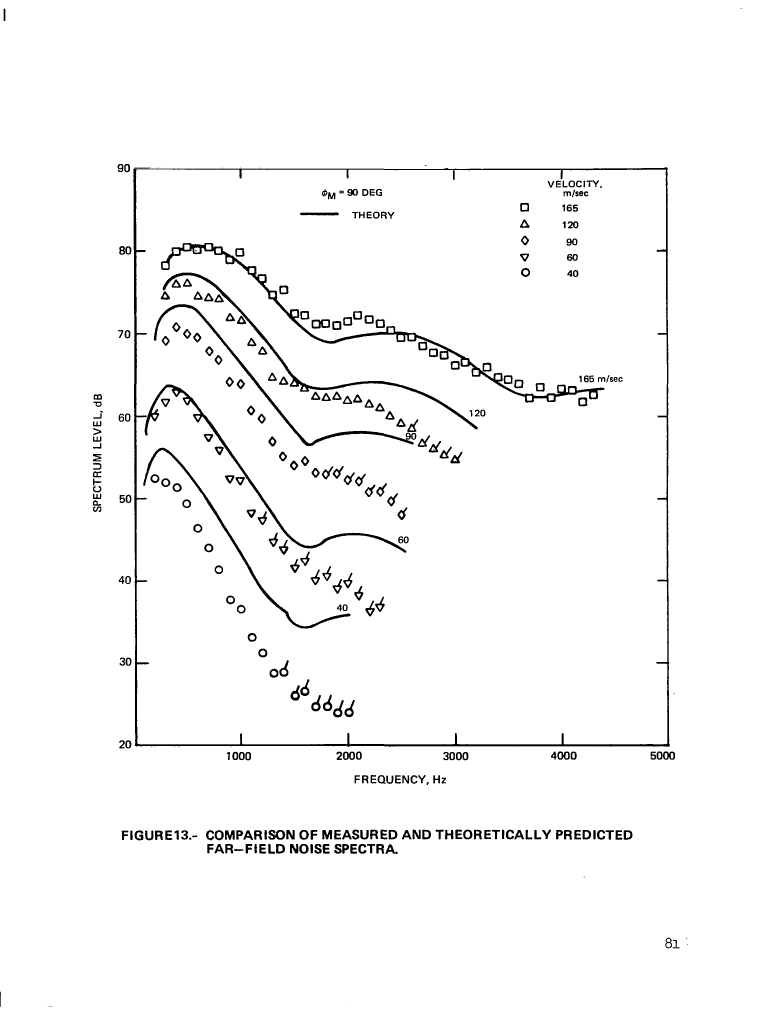
#> input picture post/acoustics/expdata/pa76_png/p086.png, 2320 x 3040 px (shown at 1/3 size)
$ python pa_extract.py
#> lines starting #> are read from the running program, lines starting #| are printed output that depends on the picture; after the words box and inside, x2 and y2 are one past the last pixel; in counts of white or black regions, pixels touching at a corner belong together
#!/usr/bin/env python3
"""Extract measured symbols from Paterson-Amiet CR-2733 fig 13 (p086.png,
300 dpi scan) by detecting the WHITE INTERIOR HOLES of the open plotting
symbols (squares/triangles/diamonds/circles) - robust to symbols touching
the theory curves and to the little background flags.

Classification of the hole shape:
  circle   : 4-fold symmetric, filled corner fraction high, round
  square   : corners filled (extent ~1 in bbox), aspect ~1
  diamond  : rotated square: extent ~0.5, aspect ~1
  tri_up   : centroid BELOW bbox centre (mass at bottom), extent ~0.5
  tri_dn   : centroid ABOVE bbox centre
Outputs PatersonAmiet_fig13_<label>.csv (f_Hz, SPL_dB) per series +
overlay proof pa76_png/fig13_check.png.
"""
import numpy as np
from PIL import Image, ImageDraw
from scipy import ndimage

X0, PXHZ = 406.0, (2000.0 - 406.0) / 5000.0
Y0, PXDB = 505.0, (2232.0 - 505.0) / 70.0
im = Image.open("pa76_png/p086.png").convert("L")
#> im: PIL image 2320x3040 L; 97.3% white; 338 black regions (30 under 20 px), largest, box (x1, y1, x2, y2) and area: (400, 502, 2009, 2241) 37170, (483, 729, 1813, 1208) 18208, (434, 1153, 1219, 1658) 10137
a = np.asarray(im)
# plot interior only
box = (slice(int(Y0) + 2, 2232 - 2), slice(int(X0) + 2, 2000 - 2))
dark = a[box] < 128
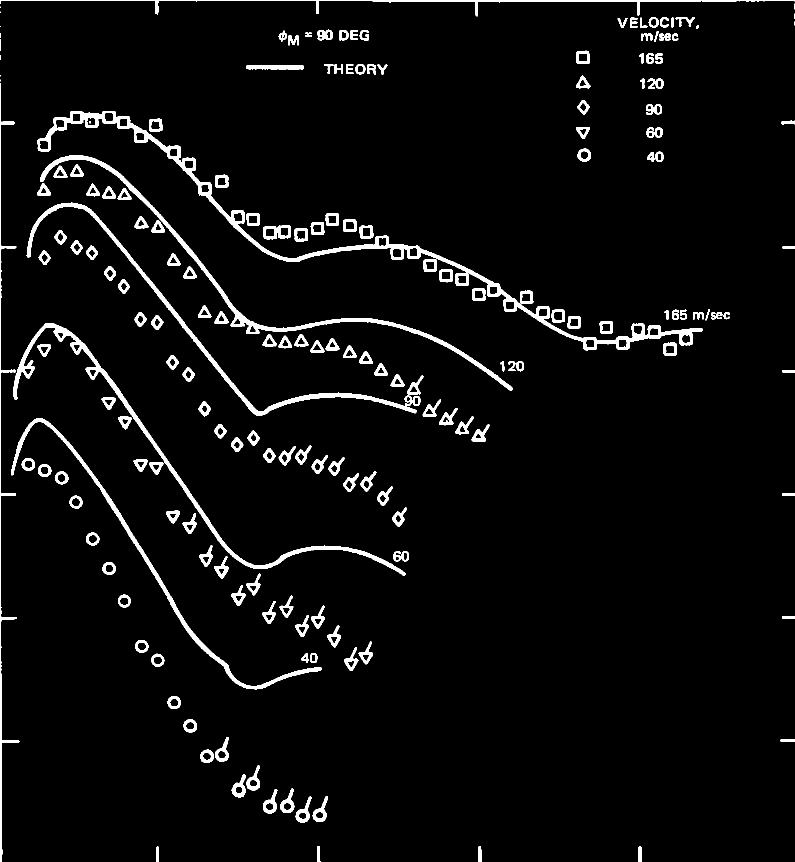
#> dark: shape (1723, 1590) bool (shown at 1/2 size); 4.3% white; 191 white regions (13 under 20 px), largest, box (x1, y1, x2, y2) and area: (75, 222, 1405, 701) 18208, (26, 646, 811, 1151) 10137, (80, 311, 1025, 781) 9631
# white regions NOT connected to the plot border = candidate holes
white = ~dark
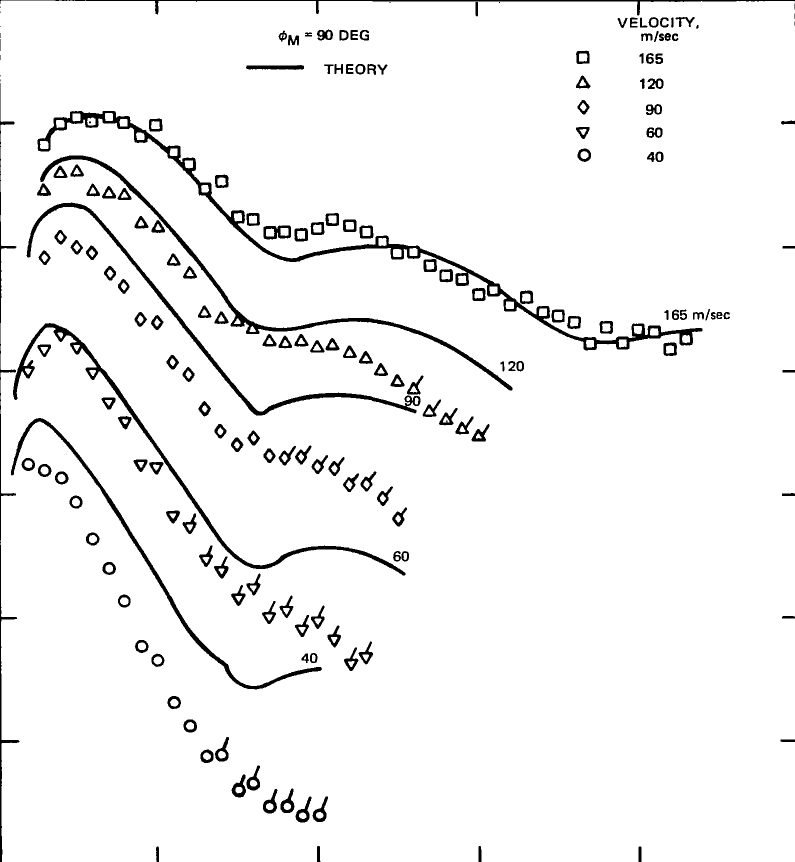
#> white: shape (1723, 1590) bool (shown at 1/2 size); 95.7% white; 191 black regions (13 under 20 px), largest, box (x1, y1, x2, y2) and area: (75, 222, 1405, 701) 18208, (26, 646, 811, 1151) 10137, (80, 311, 1025, 781) 9631
lab, n = ndimage.label(white)
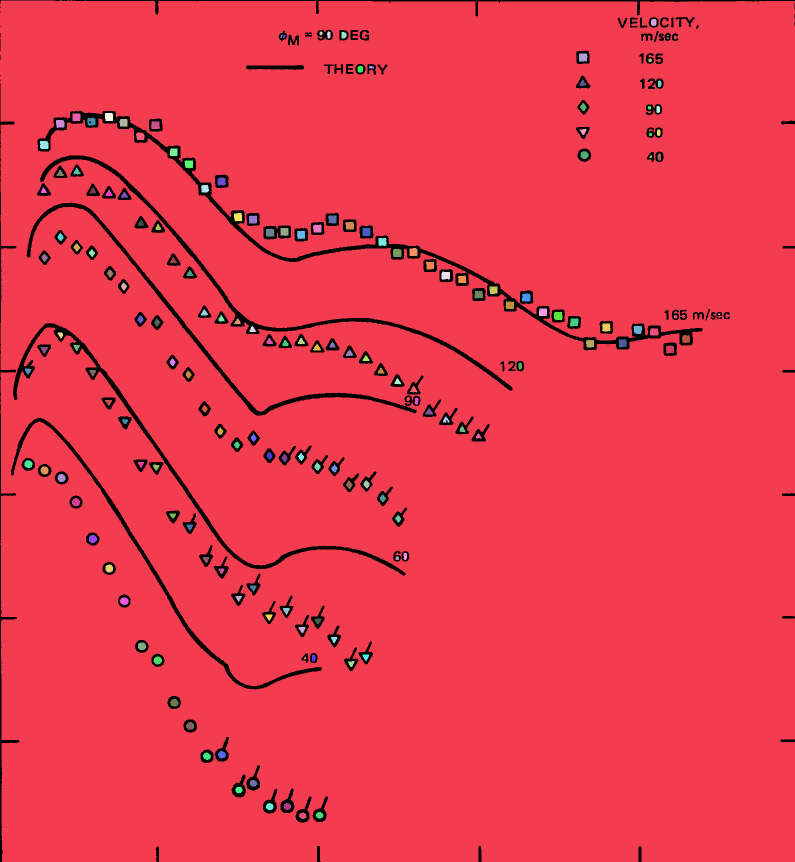
#> lab: shape (1723, 1590) int32 (shown at 1/2 size); 167 distinct labels, from 0 to 166; one colour per label, 0 black
#> n = 166
border = np.unique(np.r_[lab[0, :], lab[-1, :], lab[:, 0], lab[:, -1]])
#> border = [0, 1]
objs = ndimage.find_objects(lab)
#> objs = 166 items
rows = []
for i in range(1, n + 1):
    if i in border:
        continue
    sl = objs[i - 1]
    h = sl[0].stop - sl[0].start
    w = sl[1].stop - sl[1].start
    npx = int((lab[sl] == i).sum())
    if not (8 <= h <= 45 and 8 <= w <= 45 and npx >= 30):
        continue
    m = lab[sl] == i
    ys, xs = np.nonzero(m)
    cy, cx = ys.mean(), xs.mean()
    extent = npx / (h * w)
    # vertical mass asymmetry: (centroid - centre)/h
    va = (cy - (h - 1) / 2.0) / h
    # corner fill: fraction of the 4 bbox corner quarters occupied
    q = h // 3, w // 3
    corners = (m[: q[0], : q[1]].mean() + m[: q[0], -q[1]:].mean()
               + m[-q[0]:, : q[1]].mean() + m[-q[0]:, -q[1]:].mean()) / 4
    if extent > 0.72 and corners > 0.45:
        kind = "square"
    elif va > 0.06:
        kind = "tri_up"
    elif va < -0.06:
        kind = "tri_dn"
    elif extent > 0.62:
        kind = "circle"
    else:
        kind = "diamond"
    # page coords
    py = box[0].start + sl[0].start + cy
    px = box[1].start + sl[1].start + cx
    f = (px - X0) / PXHZ
    db = 90.0 - (py - Y0) / PXDB
    rows.append((kind, f, db, px, py, extent, va, corners, h, w))
#> this loop made 166 passes
#> (h, w, npx, cy, cx, extent, va, q) on passes 2, 5, 10, 12, 14, 16, 19, 20: (14, 11, 134, 6.32, 5.06, 0.87, -0.0128, (4, 3)), (13, 10, 116, 6.01, 4.1, 0.892, 0.000663, (4, 3)), (16, 17, 255, 7.44, 7.58, 0.938, -0.0038, (5, 5)), (14, 11, 134, 6.86, 5.03, 0.87, 0.0256, (4, 3)), (13, 13, 107, 7.32, 5.81, 0.633, 0.101, (4, 4)), (16, 13, 131, 7.83, 6.08, 0.63, 0.0208, (5, 4)), (16, 16, 248, 7.46, 7.56, 0.969, -0.00227, (5, 5)), (16, 16, 239, 7.04, 7.43, 0.934, -0.0289, (5, 5))

# drop detections inside the legend and the in-plot text labels
EXCL = [(1585, 480, 1835, 1060),    # legend block + "VELOCITY, m/sec"
        (920, 520, 1540, 675),      # "phiM = 90 DEG" / "THEORY"
        (1390, 1200, 1485, 1270),   # "120" label
        (1190, 1265, 1275, 1340),   # "90" label
        (1165, 1580, 1250, 1655),   # "60" label
        (985, 1780, 1070, 1855),    # "40" label
        (1715, 1105, 1890, 1175)]   # "165 m/sec" label
rows = [r for r in rows
        if not any(x0 <= r[3] <= x1 and y0 <= r[4] <= y1
                   for x0, y0, x1, y1 in EXCL)]

# The five series occupy vertically disjoint bands at every frequency, so
# classify purely by position between hand-read separator polylines (the
# 1976 scan is too noisy for reliable hole-shape moments).
SEPS = [  # from top: above s0 -> U165, between s0,s1 -> U120, ...
    ([150, 600, 1000, 1600, 2000, 2600, 3200, 4500],
     [77, 78.5, 76, 70.5, 67, 65, 62, 58]),
    ([150, 500, 1000, 1500, 2000, 2600, 3200, 3800],
     [72, 73.5, 68, 62, 58.5, 55, 53.5, 52]),
    ([150, 400, 800, 1200, 1600, 2000, 2600, 3800],
     [66, 67, 62.5, 54, 49, 46.5, 44, 40]),
    ([150, 400, 800, 1200, 1500, 2100],
     [56, 57.5, 50.75, 41, 36, 32]),
]
ORDER = ["U165", "U120", "U90", "U60", "U40"]


def classify(f, db):
#> called with f = 3662.4, db = 85.28
    for i, (fs, dbs) in enumerate(SEPS):
        if db > np.interp(f, fs, dbs):
            return ORDER[i]
    return ORDER[-1]


rows = [(classify(f, db), f, db, px, py, *rest)
        for _k, f, db, px, py, *rest in rows]

# merge duplicate detections of one symbol (broken outlines -> two holes)
merged = []
for r in sorted(rows, key=lambda r: (r[0], r[1])):
    if merged and merged[-1][0] == r[0] \
            and abs(merged[-1][3] - r[3]) < 14 \
            and abs(merged[-1][4] - r[4]) < 14:
        continue
    merged.append(r)
#> this loop made 134 passes
rows = merged

series = {"U165": "U165", "U120": "U120", "U90": "U90",
          "U60": "U60", "U40": "U40"}
proof = Image.open("pa76_png/p086.png").convert("RGB")
#> proof is the input picture: PIL image 2320x3040 RGB; 97.3% white; 338 black regions (30 under 20 px), largest, box (x1, y1, x2, y2) and area: (400, 502, 2009, 2241) 37170, (483, 729, 1813, 1208) 18208, (434, 1153, 1219, 1658) 10137
dr = ImageDraw.Draw(proof)
cols = {"U165": (230, 0, 0), "U120": (0, 150, 0), "U90": (0, 0, 230),
        "U60": (200, 120, 0), "U40": (170, 0, 170)}
for kind, lbl in series.items():
    pts = sorted([(f, db) for k, f, db, *_ in rows if k == kind])
    with open(f"PatersonAmiet_fig13_{lbl}.csv", "w") as fh:
        fh.write("f_Hz,SPL_dB\n")
        for f, db in pts:
            fh.write(f"{f:.0f},{db:.2f}\n")
    print(lbl, len(pts), "points",
          f"f {pts[0][0]:.0f}-{pts[-1][0]:.0f} Hz" if pts else "")
#> this loop made 5 passes
#| U165 45 points f 282-4309 Hz
#| U120 25 points f 279-3007 Hz
#| U90 23 points f 284-2503 Hz
#| U60 22 points f 181-2300 Hz
#| U40 19 points f 183-2010 Hz
for kind, f, db, px, py, *_ in rows:
    dr.ellipse([px - 6, py - 6, px + 6, py + 6], outline=cols[kind], width=2)
#> this loop made 134 passes
#> (kind, f, db, px, py) on passes 1 to 8: ('U120', 278.8, 74.47, 494.9, 888.2), ('U120', 382.5, 75.86, 528, 853.9), ('U120', 487.2, 76, 561.3, 850.3), ('U120', 587.2, 74.44, 593.2, 889), ('U120', 688.4, 74.23, 625.4, 894), ('U120', 784.9, 74.09, 656.2, 897.5), ('U120', 889.3, 71.82, 689.5, 953.6), ('U120', 997.4, 71.48, 724, 961.8)
proof.save("pa76_png/fig13_check.png")
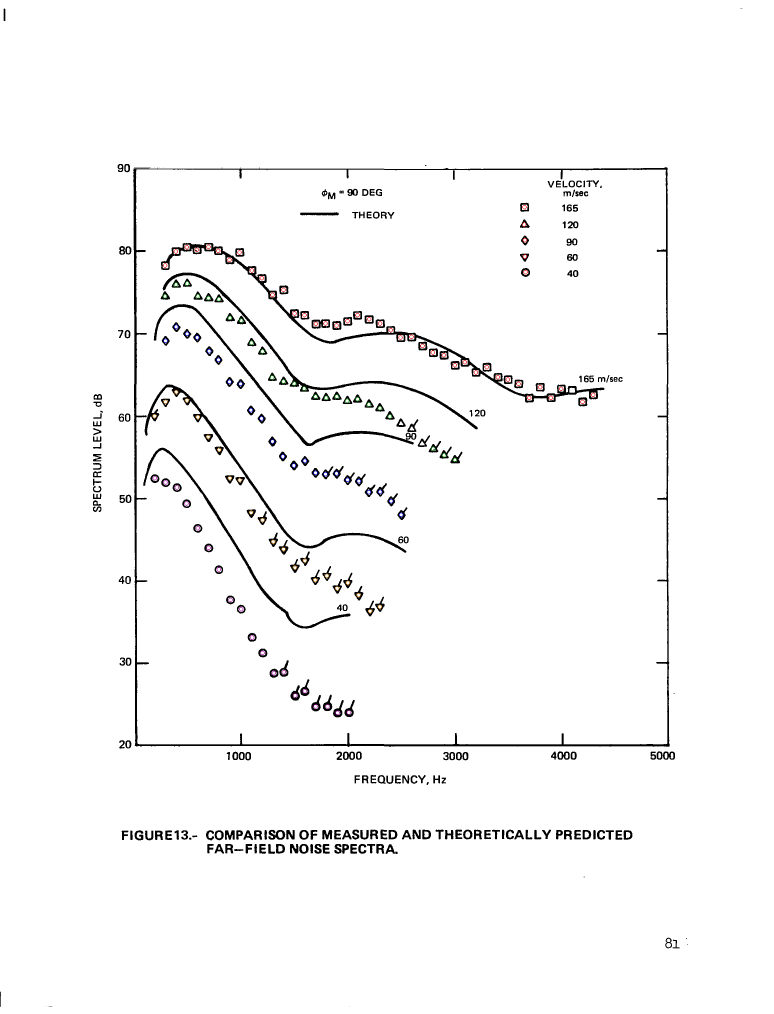
#> saved as fig13_check.png: PIL image 2320x3040 RGB (shown at 1/3 size); mean R, G, B 248.2, 248.1, 248.1
print("proof: pa76_png/fig13_check.png; total symbols:", len(rows))
#| proof: pa76_png/fig13_check.png; total symbols: 134

$ run again, with post/acoustics/expdata/pa76_png/p073.png copied over post/acoustics/expdata/pa76_png/p086.png
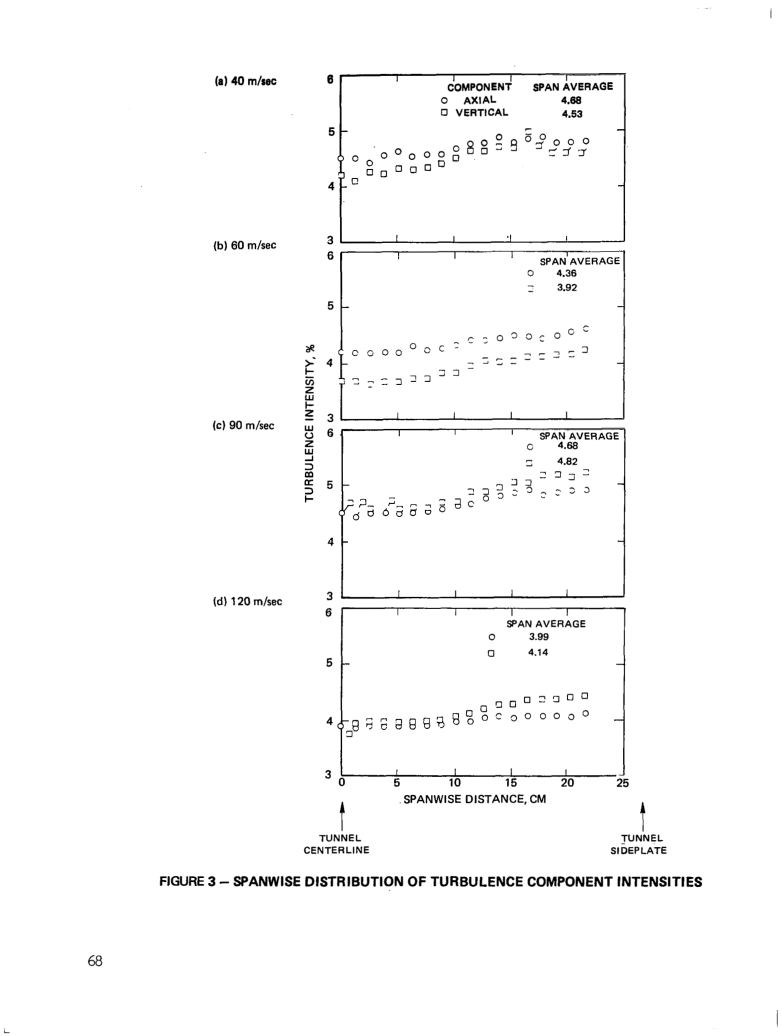
#> input picture post/acoustics/expdata/pa76_png/p073.png, 1562 x 2072 px (shown at 1/2 size)
#> `dark = a[box] < 128`:
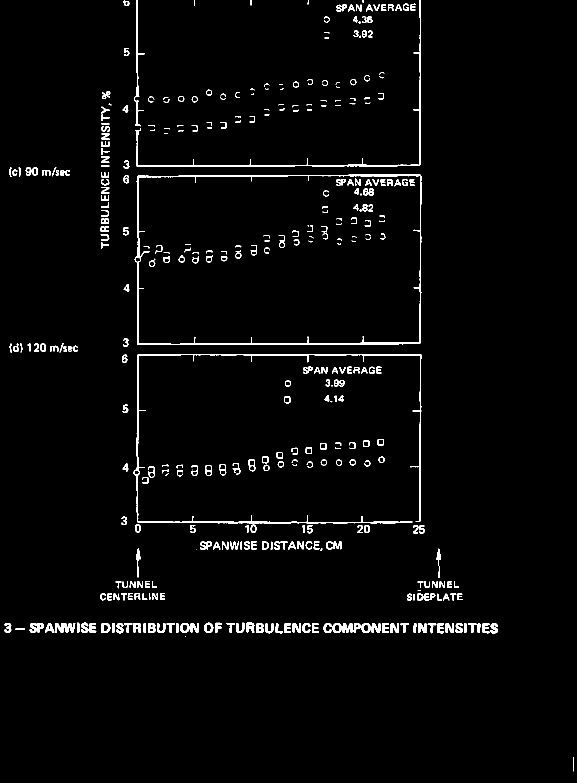
#> dark: shape (1565, 1154) bool (shown at 1/2 size); 2.5% white; 374 white regions (46 under 20 px), largest, box (x1, y1, x2, y2) and area: (269, 349, 843, 690) 5402, (267, 708, 844, 1047) 5079, (271, 0, 842, 334) 2717
#> `lab, n = ndimage.label(white)`:
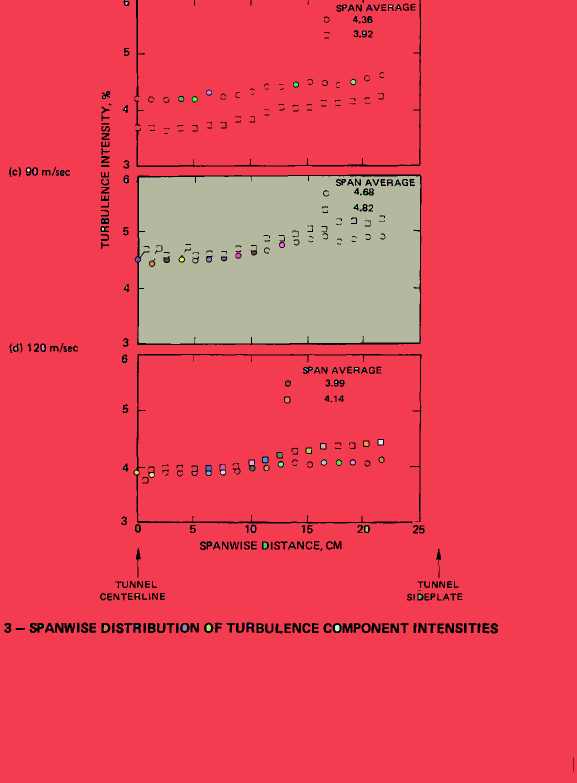
#> lab: shape (1565, 1154) int32 (shown at 1/2 size); 112 distinct labels, from 0 to 111; one colour per label, 0 black
#> n = 111
#> border = [0, 1]
#> objs = 111 items
#> the loop `for i in range(1, n + 1):` made 111 passes
#> (h, w, npx, cy, cx, extent, va, q) on passes 11, 12, 13, 16, 17, 39, 41, 42: (9, 9, 63, 3.67, 4.11, 0.778, -0.037, (3, 3)), (9, 10, 63, 3.7, 4.25, 0.7, -0.0335, (3, 3)), (8, 10, 64, 3.64, 4.59, 0.8, 0.0176, (2, 3)), (8, 9, 62, 3.29, 3.97, 0.861, -0.0262, (2, 3)), (9, 9, 67, 4.09, 3.91, 0.827, 0.00995, (3, 3)), (8, 9, 59, 3.66, 4.41, 0.819, 0.0201, (2, 3)), (8, 9, 61, 3.74, 4.16, 0.847, 0.0297, (2, 3)), (9, 10, 63, 3.62, 4.14, 0.7, -0.0423, (3, 3))
#> after the loop `for i in range(1, n + 1):`: rows = 37 items
#> `rows = [r for r in rows if not any(x0 <= r[3] <= x1 and y0 <= r[4] <= ..`: rows = 36 items
#> the loop `for r in sorted(rows, key=lambda r: (r[0], r[1])):` made 36 passes
#> r on passes 21, 25, 32, 33, 35: ('U90', 1584.1, 52.43, 911, 1432, 1, 0, 1, 9, 9), ('U90', 1759.7, 53.03, 967, 1417, 1, 0, 1, 9, 9), ('U90', 2131.4, 52.43, 1085.5, 1432, 0.756, 0, 0.389, 9, 10), ('U90', 2217.7, 52.45, 1113, 1431.5, 0.833, 0, 0.5, 8, 9), ('U90', 2393.4, 54.09, 1169, 1391, 1, 0, 1, 9, 9)
#> after the loop `for r in sorted(rows, key=lambda r: (r[0], r[1])):`: merged = 34 items
#> proof is the input picture: PIL image 1562x2072 RGB; min 0, max 255, mean 250.1
#> the loop `for kind, lbl in series.items():` made 5 passes
#> pts on pass 5: [(667.7, 39.03), (1163.9, 39.05), (1313.7, 39.04)]
#> (printed output is left out)
#> the loop `for kind, f, db, px, py, *_ in rows:` made 34 passes
#> (kind, f, db, px, py) on passes 1 to 8: ('U120', 957.9, 68.56, 711.4, 1034.1), ('U120', 1145.1, 68.9, 771.1, 1025.5), ('U120', 1315.9, 68.9, 825.5, 1025.5), ('U120', 1499.9, 69.22, 884.2, 1017.7), ('U165', 1141.7, 81.92, 770, 704.3), ('U165', 1226.2, 81.89, 796.9, 705.1), ('U165', 1316.2, 82.43, 825.6, 691.6), ('U165', 1773.5, 70.07, 971.4, 996.7)
#| proof: pa76_png/fig13_check.png; total symbols: 34
